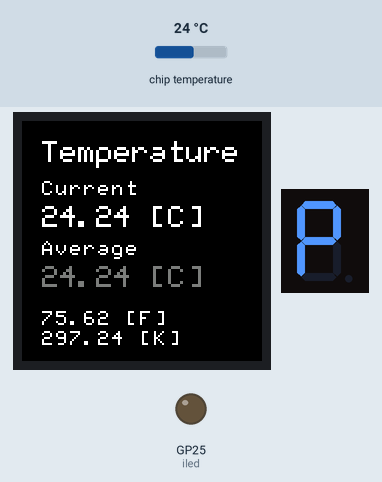
This program was run on a simulated Raspberry Pi Pico running MicroPython. On the bench: 240×240 colour display, 1-digit seven-segment display, output pins drawn as LEDs (lit = HIGH). Inputs (shaded band) come from the test bench; at power-on: chip temperature 24 °C. The segment pins are drawn as the display they are named for; pins used as bus, display or sensor lines are not drawn.

Above: at 1.2 s.
1.3 s: chip temperature set to 1 °C
At 11.4 s:
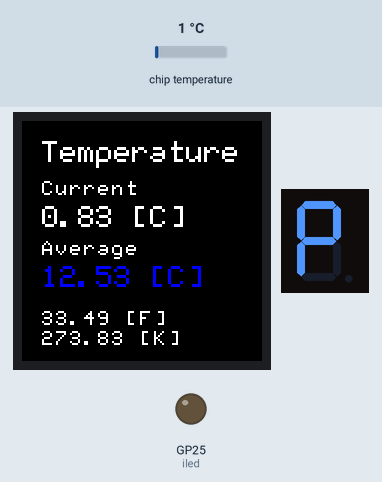
11.7 s: chip temperature set to 11 °C
At 21.5 s:
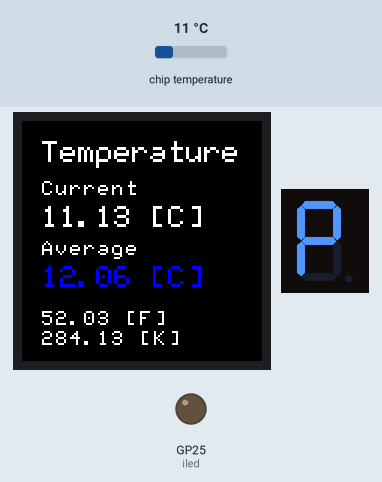
22.0 s: chip temperature set to 22 °C
At 31.6 s:
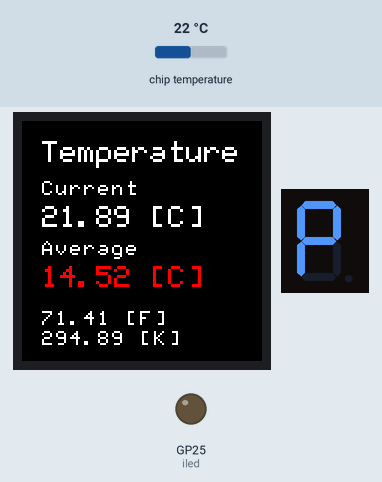
Timing chart, 0 to 33.1 s (numbered marks = the images above; inputs shaded):
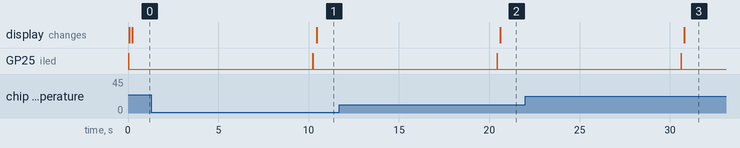

The program:

thermometer-multi.py
```python
import framebuf
import utime
from machine import ADC, PWM, SPI, Pin

BL = 13  # Pins used for display screen
DC = 8
RST = 12
MOSI = 11
SCK = 10
CS = 9


class LCD_1inch3(framebuf.FrameBuffer):
    def __init__(self):
        self.width = 240
        self.height = 240

        self.cs = Pin(CS, Pin.OUT)
        self.rst = Pin(RST, Pin.OUT)

        self.cs(1)
        self.spi = SPI(1)
        self.spi = SPI(1, 1000_000)
        self.spi = SPI(
            1, 100000_000, polarity=0, phase=0, sck=Pin(SCK), mosi=Pin(MOSI), miso=None
        )
        self.dc = Pin(DC, Pin.OUT)
        self.dc(1)
        self.buffer = bytearray(self.height * self.width * 2)
        super().__init__(self.buffer, self.width, self.height, framebuf.RGB565)
        self.init_display()

        self.red = 0x07E0  # Pre-defined colours
        self.green = 0x001F  # Probably easier to use colour(r,g,b) defined below
        self.blue = 0xF800
        self.white = 0xFFFF

    def write_cmd(self, cmd):
        self.cs(1)
        self.dc(0)
        self.cs(0)
        self.spi.write(bytearray([cmd]))
        self.cs(1)

    def write_data(self, buf):
        self.cs(1)
        self.dc(1)
        self.cs(0)
        self.spi.write(bytearray([buf]))
        self.cs(1)

    def init_display(self):
        """Initialize display"""
        self.rst(1)
        self.rst(0)
        self.rst(1)

        self.write_cmd(0x36)
        self.write_data(0x70)

        self.write_cmd(0x3A)
        self.write_data(0x05)

        self.write_cmd(0xB2)
        self.write_data(0x0C)
        self.write_data(0x0C)
        self.write_data(0x00)
        self.write_data(0x33)
        self.write_data(0x33)

        self.write_cmd(0xB7)
        self.write_data(0x35)

        self.write_cmd(0xBB)
        self.write_data(0x19)

        self.write_cmd(0xC0)
        self.write_data(0x2C)

        self.write_cmd(0xC2)
        self.write_data(0x01)

        self.write_cmd(0xC3)
        self.write_data(0x12)

        self.write_cmd(0xC4)
        self.write_data(0x20)

        self.write_cmd(0xC6)
        self.write_data(0x0F)

        self.write_cmd(0xD0)
        self.write_data(0xA4)
        self.write_data(0xA1)

        self.write_cmd(0xE0)
        self.write_data(0xD0)
        self.write_data(0x04)
        self.write_data(0x0D)
        self.write_data(0x11)
        self.write_data(0x13)
        self.write_data(0x2B)
        self.write_data(0x3F)
        self.write_data(0x54)
        self.write_data(0x4C)
        self.write_data(0x18)
        self.write_data(0x0D)
        self.write_data(0x0B)
        self.write_data(0x1F)
        self.write_data(0x23)

        self.write_cmd(0xE1)
        self.write_data(0xD0)
        self.write_data(0x04)
        self.write_data(0x0C)
        self.write_data(0x11)
        self.write_data(0x13)
        self.write_data(0x2C)
        self.write_data(0x3F)
        self.write_data(0x44)
        self.write_data(0x51)
        self.write_data(0x2F)
        self.write_data(0x1F)
        self.write_data(0x1F)
        self.write_data(0x20)
        self.write_data(0x23)

        self.write_cmd(0x21)

        self.write_cmd(0x11)

        self.write_cmd(0x29)

    def show(self):
        self.write_cmd(0x2A)
        self.write_data(0x00)
        self.write_data(0x00)
        self.write_data(0x00)
        self.write_data(0xEF)

        self.write_cmd(0x2B)
        self.write_data(0x00)
        self.write_data(0x00)
        self.write_data(0x00)
        self.write_data(0xEF)

        self.write_cmd(0x2C)

        self.cs(1)
        self.dc(1)
        self.cs(0)
        self.spi.write(self.buffer)
        self.cs(1)


def colour(R, G, B):  # Convert 3 byte colours to 2 byte colours, RGB565
    # Get RED value
    rp = int(R * 31 / 255)  # range 0 to 31
    if rp < 0:
        rp = 0
    r = rp * 8
    # Get Green value - more complicated!
    gp = int(G * 63 / 255)  # range 0 - 63
    if gp < 0:
        gp = 0
    g = 0
    if gp & 1:
        g = g + 8192
    if gp & 2:
        g = g + 16384
    if gp & 4:
        g = g + 32768
    if gp & 8:
        g = g + 1
    if gp & 16:
        g = g + 2
    if gp & 32:
        g = g + 4
    # Get BLUE value
    bp = int(B * 31 / 255)  # range 0 - 31
    if bp < 0:
        bp = 0
    b = bp * 256
    colour = r + g + b
    return colour


# 7-seg character definations and routines
nums = [
    1,
    1,
    1,
    1,
    1,
    1,
    0,  # 0 # One row per digit
    0,
    1,
    1,
    0,
    0,
    0,
    0,  # 1
    1,
    1,
    0,
    1,
    1,
    0,
    1,  # 2
    1,
    1,
    1,
    1,
    0,
    0,
    1,  # 3
    0,
    1,
    1,
    0,
    0,
    1,
    1,  # 4
    1,
    0,
    1,
    1,
    0,
    1,
    1,  # 5
    1,
    0,
    1,
    1,
    1,
    1,
    1,  # 6
    1,
    1,
    1,
    0,
    0,
    0,
    0,  # 7
    1,
    1,
    1,
    1,
    1,
    1,
    1,  # 8
    1,
    1,
    1,
    0,
    0,
    1,
    1,  # 9
    1,
    1,
    1,
    1,
    1,
    0,
    1,  # a = 10 - HEX characters
    0,
    0,
    1,
    1,
    1,
    1,
    1,  # b = 11
    0,
    0,
    0,
    1,
    1,
    0,
    1,  # c = 12
    0,
    1,
    1,
    1,
    1,
    0,
    1,  # d = 13
    1,
    1,
    0,
    1,
    1,
    1,
    1,  # e = 14
    1,
    0,
    0,
    0,
    1,
    1,
    1,  # f = 15
    1,
    1,
    1,
    1,
    0,
    1,
    1,  # g needed for seg!
    0,
    0,
    0,
    0,
    0,
    0,
    1,  # -
    0,
    0,
    0,
    0,
    0,
    0,
    0,
]  # Blank


def seg(xx, yy, n, f, bg, fg):
    # (x, y, number, size-factor, background, foreground)
    c = [bg, fg]
    p = n * 7
    LCD.fill_rect(xx + 1 * f, yy + 0 * f, 3 * f, 1 * f, c[nums[p]])
    LCD.fill_rect(xx + 4 * f, yy + 1 * f, 1 * f, 3 * f, c[nums[p + 1]])
    LCD.fill_rect(xx + 4 * f, yy + 5 * f, 1 * f, 3 * f, c[nums[p + 2]])
    LCD.fill_rect(xx + 1 * f, yy + 8 * f, 3 * f, 1 * f, c[nums[p + 3]])
    LCD.fill_rect(xx + 0 * f, yy + 5 * f, 1 * f, 3 * f, c[nums[p + 4]])
    LCD.fill_rect(xx + 0 * f, yy + 1 * f, 1 * f, 3 * f, c[nums[p + 5]])
    LCD.fill_rect(xx + 1 * f, yy + 4 * f, 3 * f, 1 * f, c[nums[p + 6]])
    LCD.show()


"""
Adjustable font for the WaveShare 1.3" IPS LCD Display Module for Raspberry Pi Pico (240x240)
                         Tony Goodhew 17th Aug 2021
           Modified from code by Les Wright 2021 V 1.1 for Pimoroni Pico Display
              https://forums.pimoroni.com/t/pico-display-and-fonts/16194/18
"""
# ASCII Character Set
cmap = [
    "00000000000000000000000000000000000",  # Space
    "00100001000010000100001000000000100",  #!
    "01010010100000000000000000000000000",  # "
    "01010010101101100000110110101001010",  ##
    "00100011111000001110000011111000100",  # $
    "11001110010001000100010001001110011",  # %
    "01000101001010001000101011001001101",  # &
    "10000100001000000000000000000000000",  #'
    "00100010001000010000100000100000100",  # (
    "00100000100000100001000010001000100",  # )
    "00000001001010101110101010010000000",  # *
    "00000001000010011111001000010000000",  # +
    "000000000000000000000000000000110000100010000",  # ,
    "00000000000000011111000000000000000",  # -
    "00000000000000000000000001100011000",  # .
    "00001000010001000100010001000010000",  # /
    "01110100011000110101100011000101110",  # 0
    "00100011000010000100001000010001110",  # 1
    "01110100010000101110100001000011111",  # 2
    "01110100010000101110000011000101110",  # 3
    "00010001100101011111000100001000010",  # 4
    "11111100001111000001000011000101110",  # 5
    "01110100001000011110100011000101110",  # 6
    "11111000010001000100010001000010000",  # 7
    "01110100011000101110100011000101110",  # 8
    "01110100011000101111000010000101110",  # 9
    "00000011000110000000011000110000000",  #:
    "01100011000000001100011000010001000",  # ;
    "00010001000100010000010000010000010",  # <
    "00000000001111100000111110000000000",  # =
    "01000001000001000001000100010001000",  # >
    "01100100100001000100001000000000100",  # ?
    "01110100010000101101101011010101110",  # @
    "00100010101000110001111111000110001",  # A
    "11110010010100111110010010100111110",  # B
    "01110100011000010000100001000101110",  # C
    "11110010010100101001010010100111110",  # D
    "11111100001000011100100001000011111",  # E
    "11111100001000011100100001000010000",  # F
    "01110100011000010111100011000101110",  # G
    "10001100011000111111100011000110001",  # H
    "01110001000010000100001000010001110",  # I
    "00111000100001000010000101001001100",  # J
    "10001100101010011000101001001010001",  # K
    "10000100001000010000100001000011111",  # L
    "10001110111010110101100011000110001",  # M
    "10001110011010110011100011000110001",  # N
    "01110100011000110001100011000101110",  # O
    "11110100011000111110100001000010000",  # P
    "01110100011000110001101011001001101",  # Q
    "11110100011000111110101001001010001",  # R
    "01110100011000001110000011000101110",  # S
    "11111001000010000100001000010000100",  # T
    "10001100011000110001100011000101110",  # U
    "10001100011000101010010100010000100",  # V
    "10001100011000110101101011101110001",  # W
    "10001100010101000100010101000110001",  # X
    "10001100010101000100001000010000100",  # Y
    "11111000010001000100010001000011111",  # Z
    "01110010000100001000010000100001110",  # [
    "10000100000100000100000100000100001",  # \
    "00111000010000100001000010000100111",  # ]
    "00100010101000100000000000000000000",  # ^
    "00000000000000000000000000000011111",  # _
    "11000110001000001000000000000000000",  # `
    "00000000000111000001011111000101110",  # a
    "10000100001011011001100011100110110",  # b
    "00000000000011101000010000100000111",  # c
    "00001000010110110011100011001101101",  # d
    "00000000000111010001111111000001110",  # e
    "00110010010100011110010000100001000",  # f
    "000000000001110100011000110001011110000101110",  # g
    "10000100001011011001100011000110001",  # h
    "00100000000110000100001000010001110",  # i
    "0001000000001100001000010000101001001100",  # j
    "10000100001001010100110001010010010",  # k
    "01100001000010000100001000010001110",  # l
    "00000000001101010101101011010110101",  # m
    "00000000001011011001100011000110001",  # n
    "00000000000111010001100011000101110",  # o
    "000000000001110100011000110001111101000010000",  # p
    "000000000001110100011000110001011110000100001",  # q
    "00000000001011011001100001000010000",  # r
    "00000000000111110000011100000111110",  # s
    "00100001000111100100001000010000111",  # t
    "00000000001000110001100011001101101",  # u
    "00000000001000110001100010101000100",  # v
    "00000000001000110001101011010101010",  # w
    "00000000001000101010001000101010001",  # x
    "000000000010001100011000110001011110000101110",  # y
    "00000000001111100010001000100011111",  # z
    "00010001000010001000001000010000010",  # {
    "00100001000010000000001000010000100",  # |
    "01000001000010000010001000010001000",  # }
    "01000101010001000000000000000000000",  # }~
]


def printchar(letter, xpos, ypos, size, charupdate, c):
    origin = xpos
    charval = ord(letter)
    # print(charval)
    index = charval - 32  # start code, 32 or space
    # print(index)
    character = cmap[index]  # this is our char...
    rows = [character[i : i + 5] for i in range(0, len(character), 5)]
    # print(rows)
    for row in rows:
        # print(row)
        for bit in row:
            # print(bit)
            if bit == "1":
                LCD.pixel(xpos, ypos, c)
                if size == 2:
                    LCD.pixel(xpos, ypos + 1, c)
                    LCD.pixel(xpos + 1, ypos, c)
                    LCD.pixel(xpos + 1, ypos + 1, c)
                if size == 3:
                    LCD.pixel(xpos, ypos, c)
                    LCD.pixel(xpos, ypos + 1, c)
                    LCD.pixel(xpos, ypos + 2, c)
                    LCD.pixel(xpos + 1, ypos, c)
                    LCD.pixel(xpos + 1, ypos + 1, c)
                    LCD.pixel(xpos + 1, ypos + 2, c)
                    LCD.pixel(xpos + 2, ypos, c)
                    LCD.pixel(xpos + 2, ypos + 1, c)
                    LCD.pixel(xpos + 2, ypos + 2, c)
            xpos += size
        xpos = origin
        ypos += size
    if charupdate == True:
        LCD.show()


def delchar(xpos, ypos, size, delupdate):
    if size == 1:
        charwidth = 5
        charheight = 9
    if size == 2:
        charwidth = 10
        charheight = 18
    if size == 3:
        charwidth = 15
        charheight = 27
    c = colour(0, 0, 0)  # Colour of background
    LCD.fill_rect(xpos, ypos, charwidth, charheight, c)  # xywh
    if delupdate == True:
        LCD.show()


def printstring(string, xpos, ypos, size, charupdate, strupdate, c):
    if size == 1:
        spacing = 8
    if size == 2:
        spacing = 14
    if size == 3:
        spacing = 18
    for i in string:
        printchar(i, xpos, ypos, size, charupdate, c)
        xpos += spacing
    if strupdate == True:
        LCD.show()


def get_temp():
    CONVERSION_FACTOR = 3.3 / (65535)
    sensor_temp = ADC(4)

    reading = sensor_temp.read_u16() * CONVERSION_FACTOR
    temperature = 27 - (reading - 0.706) / 0.001721

    return temperature


iled = Pin(25, Pin.OUT)


def iled_on():
    iled.value(1)


def iled_off():
    iled.value(0)


pwm = PWM(Pin(BL))  # Screen Brightness
pwm.freq(1000)
pwm.duty_u16(32768)  # max 65535 - mid value

# Define pins for buttons and Joystick
keyA = Pin(15, Pin.IN, Pin.PULL_UP)  # Normally 1 but 0 if pressed
keyB = Pin(17, Pin.IN, Pin.PULL_UP)
keyX = Pin(19, Pin.IN, Pin.PULL_UP)
keyY = Pin(21, Pin.IN, Pin.PULL_UP)

up = Pin(2, Pin.IN, Pin.PULL_UP)
down = Pin(18, Pin.IN, Pin.PULL_UP)
left = Pin(16, Pin.IN, Pin.PULL_UP)
right = Pin(20, Pin.IN, Pin.PULL_UP)
ctrl = Pin(3, Pin.IN, Pin.PULL_UP)

LCD = LCD_1inch3()  # Initialise the display
# Background colour
LCD.fill(colour(0, 0, 0))  # BLACK
LCD.show()

theme_config = {
    "dark": [colour(0, 0, 0), colour(255, 255, 255)],
    "light": [colour(255, 255, 255), colour(0, 0, 0)],
}
theme = "dark"

average_before = get_temp()
counter = 9
log = []

LCD.fill(theme_config[theme][0])

while True:
    if keyA.value() == 0:
        print("Key A pressed")
        print(log)

    if keyB.value() == 0:
        print("Key B pressed")

    if keyX.value() == 0:
        print("Key X pressed")

    if keyY.value() == 0:
        print("Key Y pressed")

    if counter == 9:
        counter = 0

        iled_on()
        utime.sleep(10 / 1000)
        iled_off()

        temp = get_temp()

        log.append(temp)
        if len(log) > 90:
            log.pop(0)

        average = sum(log) / len(log)

        delta = average - average_before
        if delta > 0:
            accent = colour(255, 0, 0)
        elif delta < 0:
            accent = colour(0, 0, 255)
        else:
            accent = colour(128, 128, 128)

        average_before = average

        LCD.fill(theme_config[theme][0])

        printstring("Temperature", 20, 20, 3, False, False, theme_config[theme][1])
        printstring("Current", 20, 60, 2, False, False, theme_config[theme][1])
        printstring(
            f"{round(temp, 2)} [C]", 20, 85, 3, False, False, theme_config[theme][1]
        )
        printstring("Average", 20, 120, 2, False, False, theme_config[theme][1])
        printstring(f"{round(average, 2)} [C]", 20, 145, 3, False, False, accent)
        printstring(
            f"{round(temp * 1.8 + 32, 2)} [F]",
            20,
            190,
            2,
            False,
            False,
            theme_config[theme][1],
        )
        printstring(
            f"{round(temp + 273, 2)} [K]",
            20,
            210,
            2,
            False,
            False,
            theme_config[theme][1],
        )

        LCD.show()

    else:
        counter += 1

    utime.sleep(1)
```

Measured:
- after the input at 1.3 s, the display: changes after 9.1 s (image 1)
- after the input at 11.7 s, the display: changes after 8.9 s (image 2)
- after the input at 22.0 s, the display: changes after 8.8 s (image 3)
